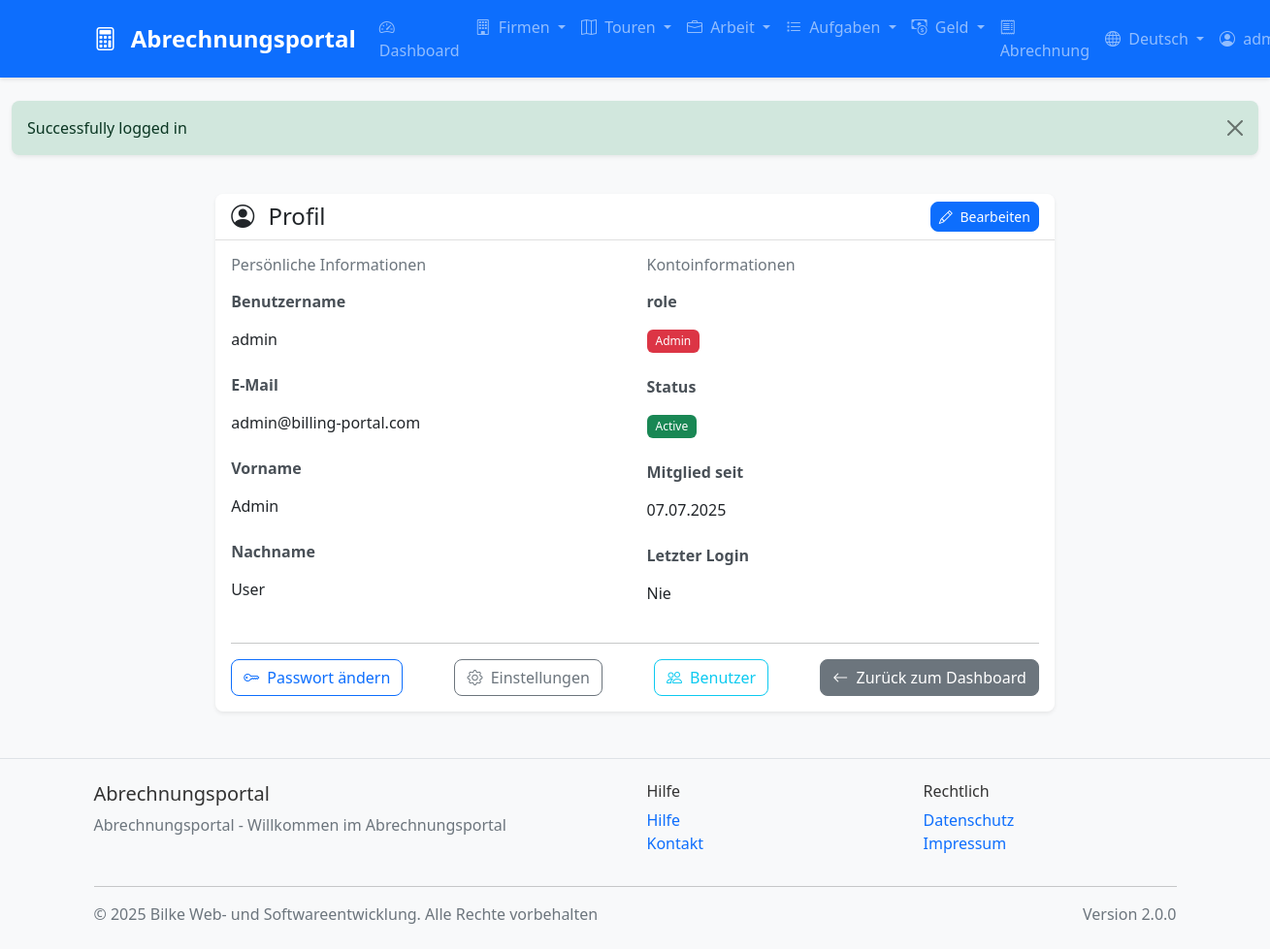
Screenshot of /profile?lang=de (signed in) with the database file from the repository.
### tables this page shows
CREATE TABLE users (
    id INT AUTO_INCREMENT PRIMARY KEY,
    username VARCHAR(50) UNIQUE NOT NULL,
    email VARCHAR(100) UNIQUE NOT NULL,
    password VARCHAR(255) NOT NULL,
    first_name VARCHAR(50),
    last_name VARCHAR(50),
    role ENUM('admin', 'manager', 'user') DEFAULT 'user',
    domain VARCHAR(100),
    status ENUM('active', 'inactive', 'suspended') DEFAULT 'active',
    last_login DATETIME,
    created_at TIMESTAMP DEFAULT CURRENT_TIMESTAMP,
    updated_at TIMESTAMP DEFAULT CURRENT_TIMESTAMP ON UPDATE CURRENT_TIMESTAMP,
    INDEX idx_username (username),
    INDEX idx_email (email),
    INDEX idx_domain (domain),
    INDEX idx_status (status)
);

### templates/profile/index.php (the view, shortened to what the rows shown need)
<?php include __DIR__ . '/../layout/header.php'; ?>
<div class="row">
    <div class="col-md-8 mx-auto">
        <div class="card">
            <div class="card-body">
                <div class="row">
                    <div class="col-md-6">
                        <div class="mb-3">
                            <label class="form-label fw-bold"><?= $localization->get('username') ?></label>
                            <p class="form-control-plaintext"><?= htmlspecialchars($user['username']) ?></p>
                        </div>
                        <div class="mb-3">
                            <label class="form-label fw-bold"><?= $localization->get('email') ?></label>
                            <p class="form-control-plaintext"><?= htmlspecialchars($user['email']) ?></p>
                        </div>
                        <div class="mb-3">
                            <label class="form-label fw-bold"><?= $localization->get('first_name') ?></label>
                            <p class="form-control-plaintext"><?= htmlspecialchars($user['first_name']) ?></p>
                        </div>
                        <div class="mb-3">
                            <label class="form-label fw-bold"><?= $localization->get('last_name') ?></label>
                            <p class="form-control-plaintext"><?= htmlspecialchars($user['last_name']) ?></p>
                        </div>
                    </div>
                    <div class="col-md-6">
                        <div class="mb-3">
                            <p class="form-control-plaintext">
                                <span class="badge bg-<?= $user['role'] === 'admin' ? 'danger' : ($user['role'] === 'manager' ? 'warning' : 'info') ?>">
                                    <?= ucfirst($user['role']) ?>
                                </span>
                            </p>
                        </div>
                        <div class="mb-3">
                            <p class="form-control-plaintext">
                                <span class="badge bg-<?= $user['status'] === 'active' ? 'success' : 'secondary' ?>">
                                    <?= ucfirst($user['status']) ?>
                                </span>
                            </p>
                        </div>
                        <div class="mb-3">
                            <label class="form-label fw-bold"><?= $localization->get('member_since') ?></label>
                            <p class="form-control-plaintext"><?= date('d.m.Y', strtotime($user['created_at'])) ?></p>
                        </div>
                    </div>
                </div>
            </div>
        </div>
    </div>
</div>
<?php include __DIR__ . '/../layout/footer.php'; ?>

### rows the page displays
users: username "admin", email "admin@billing-portal.com", first_name "Admin", last_name "User", role "Admin", status "Active", created_at "07.07.2025"

### other values shown
$localization->get('app_name') "Abrechnungsportal"
$localization->get('nav_dashboard') "Dashboard"
$localization->get('nav_company') "Firmen"
$localization->get('nav_tours') "Touren"
$localization->get('nav_work') "Arbeit"
$localization->get('nav_tasks') "Aufgaben"
$localization->get('nav_money') "Geld"
$localization->get('nav_billing') "Abrechnung"
$localization->getLocaleName($locale) "Deutsch"
$session->getFlash('success') "Successfully logged in"
$localization->get('profile') "Profil"
$localization->get('edit') "Bearbeiten"
$localization->get('personal_information') "Persönliche Informationen"
$localization->get('username') "Benutzername"
$localization->get('email') "E-Mail"
